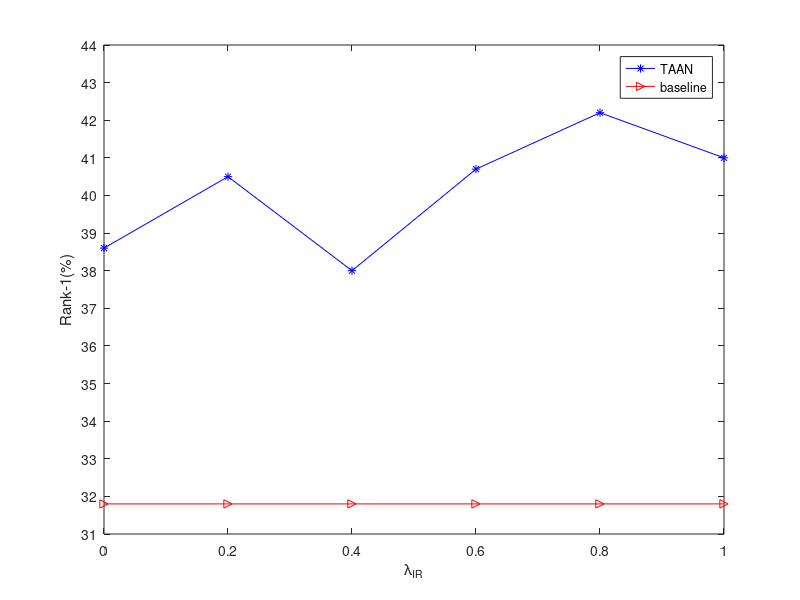

This figure's MATLAB source:
x=0:0.2:1;
r = [38.6, 40.5, 38.0, 40.7, 42.2, 41.0];
bl = [31.8, 31.8, 31.8, 31.8, 31.8, 31.8];
plot(x,r,'-*b',x,bl,'->r');
axis([0,1,31,44])
set(gca, 'xtick', [0:0.2:1]);
set(gca, 'ytick', [31:1.0:44]);

legend('TAAN','baseline')
xlabel('\lambda_{IR}')
ylabel('Rank-1(%)')